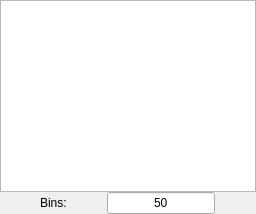
           <widget class="QWidget" name="frachisttab">
            <attribute name="title">
             <string>Frac</string>
            </attribute>
            <layout class="QGridLayout" name="gridLayout_6">
             <property name="leftMargin">
              <number>0</number>
             </property>
             <property name="topMargin">
              <number>0</number>
             </property>
             <property name="rightMargin">
              <number>0</number>
             </property>
             <property name="bottomMargin">
              <number>0</number>
             </property>
             <property name="spacing">
              <number>0</number>
             </property>
             <item row="0" column="0">
              <widget class="GraphicsLayoutWidget" name="frachistplot">
               <property name="sizePolicy">
                <sizepolicy hsizetype="Expanding" vsizetype="Expanding">
                 <horstretch>0</horstretch>
                 <verstretch>0</verstretch>
                </sizepolicy>
               </property>
               <property name="font">
                <font>
                 <family>Kozuka Gothic Pro L</family>
                 <pointsize>20</pointsize>
                 <weight>3</weight>
                 <italic>false</italic>
                 <bold>false</bold>
                </font>
               </property>
               <property name="styleSheet">
                <string notr="true">font: 25 20pt &quot;Kozuka Gothic Pro L&quot;;</string>
               </property>
              </widget>
             </item>
             <item row="1" column="0">
              <layout class="QHBoxLayout" name="horizontalLayout_2">
               <item>
                <widget class="QLabel" name="label_7">
                 <property name="sizePolicy">
                  <sizepolicy hsizetype="Fixed" vsizetype="Fixed">
                   <horstretch>0</horstretch>
                   <verstretch>0</verstretch>
                  </sizepolicy>
                 </property>
                 <property name="text">
                  <string>Bins:</string>
                 </property>
                </widget>
               </item>
               <item>
                <widget class="QLineEdit" name="fracbins">
                 <property name="sizePolicy">
                  <sizepolicy hsizetype="Fixed" vsizetype="Fixed">
                   <horstretch>0</horstretch>
                   <verstretch>0</verstretch>
                  </sizepolicy>
                 </property>
                 <property name="text">
                  <string>50</string>
                 </property>
                 <property name="alignment">
                  <set>Qt::AlignCenter</set>
                 </property>
                </widget>
               </item>
              </layout>
             </item>
            </layout>
           </widget>
